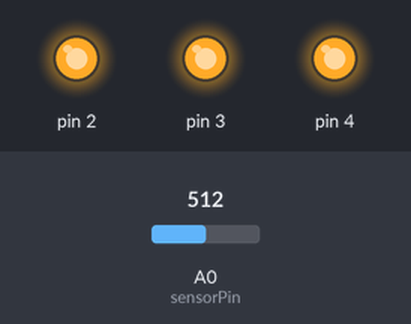
Simulated run of this sketch. Board: Arduino Uno, built with avr-gcc and run on an emulated ATmega328P. Parts: output pins drawn as LEDs (lit = HIGH). The inputs (shaded band) are chosen by the test bench; at power-on: A0 (sensorPin) = 512. What the sketch prints to the serial monitor is not drawn.

Above: at 1.2 s.
1.3 s: A0 (sensorPin) set to 150
3.3 s: A0 (sensorPin) set to 133
At 3.7 s:
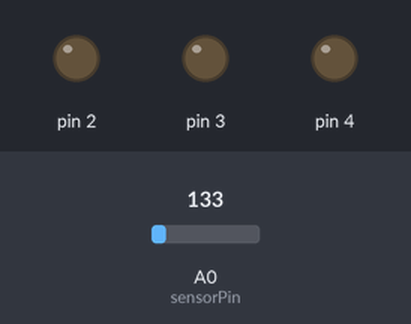
4.8 s: A0 (sensorPin) set to 306
At 5.9 s:
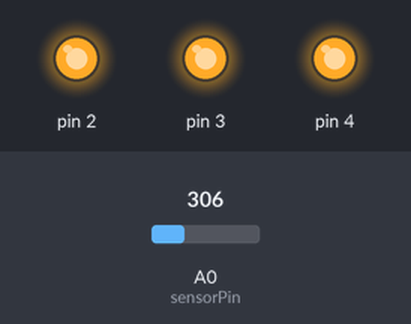
Timing chart, 0 to 7.8 s (numbered marks = the images above; inputs shaded):
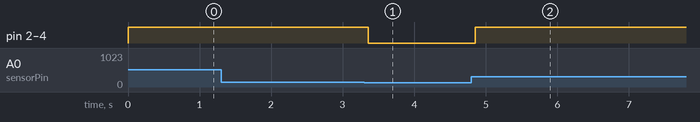

Measured:
- the behaviour switches between 144 and 143 on A0 (sensorPin) (found by bisection; images 0 and 1)
- after the input at 1.3 s, every drawn part: stays the same
- after the input at 3.3 s, pin 2–4: HIGH → LOW after 0.06 s
- after the input at 4.8 s, pin 2–4: LOW → HIGH after 0.05 s

The sketch:

Projet3_Love_sensor.ino
```cpp
const int sensorPin = A0;
const float baselineTemp = 20.0;
void setup() {
  // put your setup code here, to run once:
Serial.begin(9600);
for (int pinNumber = 2; pinNumber<5 ; pinNumber++){
  pinMode(pinNumber, OUTPUT);

}
}


void loop() {
  // put your main code here, to run repeatedly:
int sensorVal = analogRead(sensorPin);
Serial.print("Sensor Value: ");
Serial.print(sensorVal);
float voltage = (sensorVal/1023.0)*5.0;
Serial.print(", Volts: ");
Serial.print(voltage);
Serial.print(", Degrees C; ");
float temperature = (voltage - .5)*100;
Serial.print(temperature);
if (temperature < baselineTemp){
  digitalWrite (2,LOW);
  digitalWrite (3,LOW);
  digitalWrite (4,LOW);
}
else if(temperature>=baselineTemp +6 && temperature < baselineTemp+8){
  digitalWrite(2,HIGH);
  digitalWrite(3,LOW);
  digitalWrite(4,LOW);
}
else if(temperature >=baselineTemp+8 && temperature< baselineTemp+10){
  digitalWrite(2,HIGH);
  digitalWrite(3,HIGH);
  digitalWrite(4,LOW);

}
else if(temperature>=baselineTemp +15){
  digitalWrite(2,HIGH);
  digitalWrite(3,HIGH);
  digitalWrite(4,HIGH);
}
delay(1);
}
```
